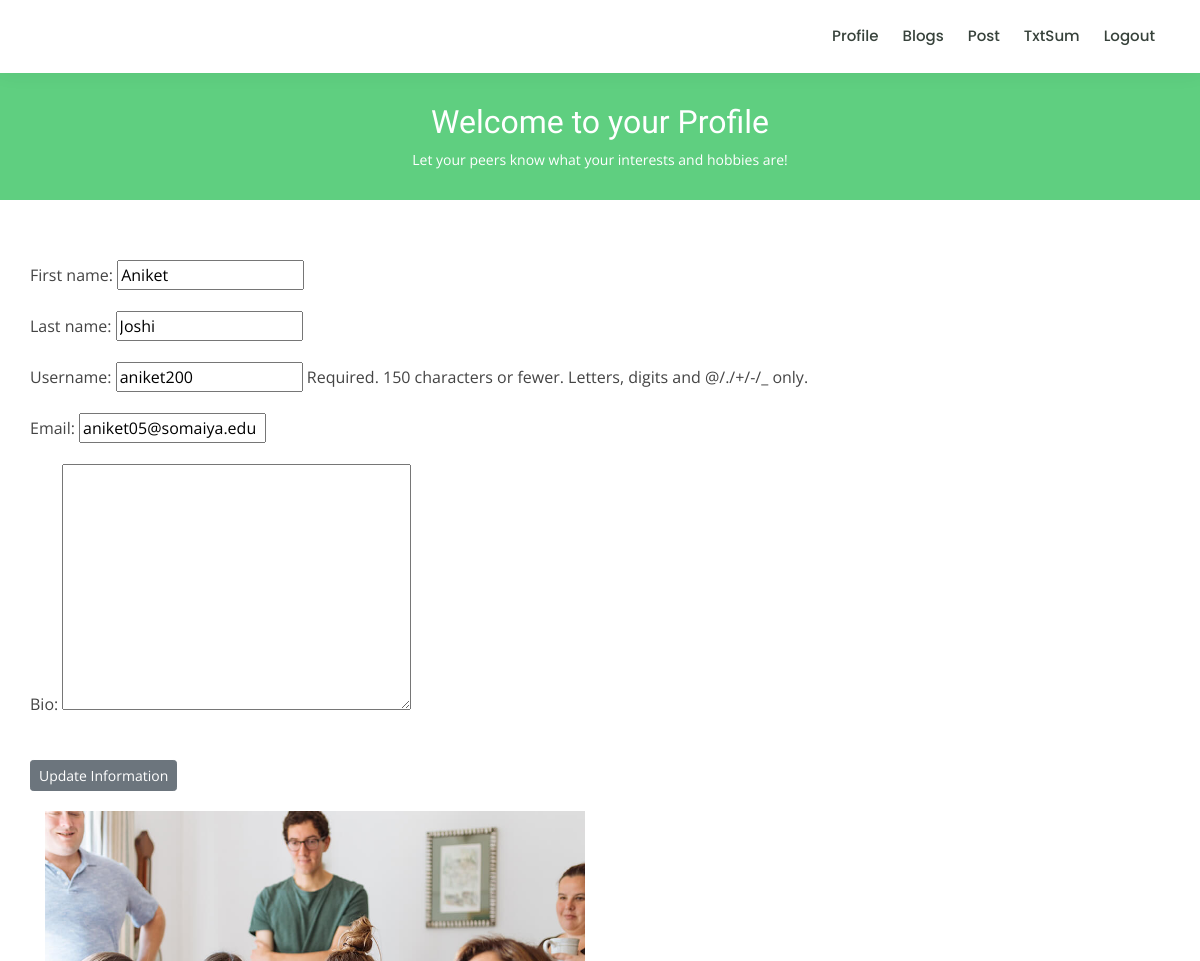
Before: /profile/ (signed in, upper part) with the older database file.
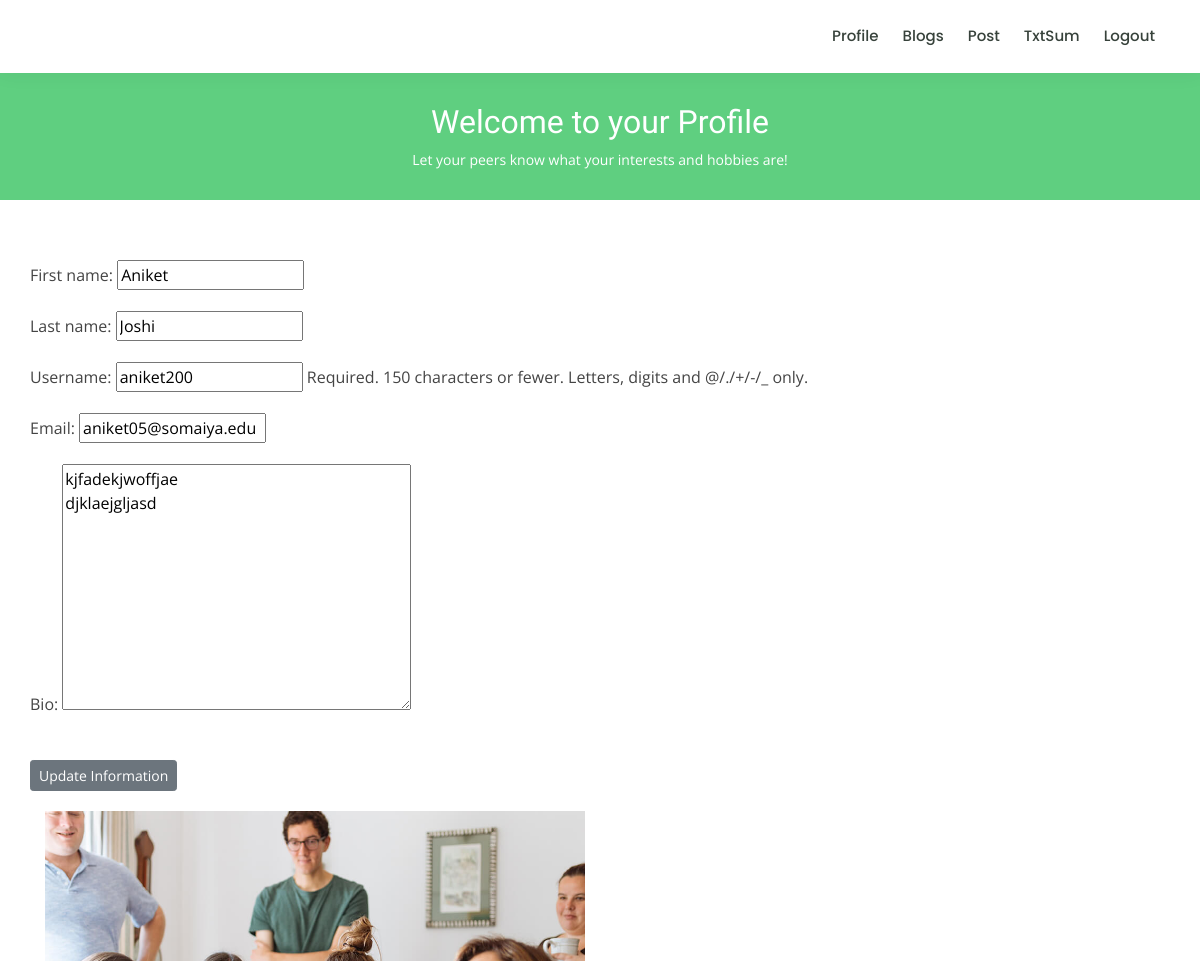
After: the same page with the newer database file.
### users/models.py (models this page shows, shortened)
class Profile(models.Model):
    user= models.OneToOneField(User, on_delete=models.CASCADE)
    bio= models.TextField()

### quoraBlog/views.py (the view)
# urls.py: path('profile/',views.profile, name='profile'),
@login_required
def profile(request):
    if request.method =='POST':
        u_form=UserUpdateForm(request.POST, instance=request.user)
        p_form=ProfileUpdateForm(request.POST, instance=request.user.profile)
        if u_form.is_valid() and p_form.is_valid():
            u_form.save()
            p_form.save()
            messages.success(request, f'Your profile was updated successfully!')
            return HttpResponseRedirect(reverse('profile'))
    else:
        u_form=UserUpdateForm(instance=request.user)
        p_form=ProfileUpdateForm(instance=request.user.profile)
    context ={
        'u_form': u_form,
        'p_form': p_form
    }
    return render(request, 'profile.html',context)

### users/forms.py
class UserUpdateForm(forms.ModelForm):
    email = forms.EmailField()
    class Meta:
        model = User
        fields = ['first_name', 'last_name', 'username', 'email']

class ProfileUpdateForm(forms.ModelForm):
    class Meta:
        model= Profile
        fields =[
            'bio'
        ]

### quoraBlog/templates/profile.html (shortened to what this page needs)
{% load static %}
<!DOCTYPE html>
<html lang="en">
<head>
  <link href="{% static 'vendor/bootstrap/css/bootstrap.min.css' %}" rel="stylesheet">
  <link href="{% static 'vendor/icofont/icofont.min.css' %}" rel="stylesheet">
  <link href="{% static 'vendor/boxicons/css/boxicons.min.css' %}" rel="stylesheet">
  <link href="{% static 'vendor/owl.carousel/assets/owl.carousel.min.css' %}" rel="stylesheet">
  <link href="{% static 'vendor/animate.css/animate.min.css' %}" rel="stylesheet">
  <link href="{% static 'vendor/aos/aos.css' %}" rel="stylesheet">
  <link href="{% static 'vendor/remixicon/remixicon.css' %}" rel="stylesheet">
  <link rel="stylesheet" type="text/css" href="{% static 'css/profile.css' %}">
</head>
<body>
  <header id="header" class="fixed-top">
    <div class="container d-flex align-items-center">
      <nav class="nav-menu d-none d-lg-block">
        <ul>
          <li><a href="{% url 'profile' %}">Profile</a></li>
            <li><a href="{% url 'blogs' %}">Blogs</a></li>
            <li><a href="{% url 'post-create' %}">Post</a></li>
            <li ><a href="{% url 'txt_sum' %}">TxtSum</a></li>
            <li><a href="{% url 'logout' %}">Logout</a></li>
        </ul>
      </nav>
    </div>
  </header>
  <main id="main">
    <div class="breadcrumbs" data-aos="fade-in">
      <div class="container">
        <h2>Welcome to your Profile</h2>
        <p>Let your peers know what your interests and hobbies are! </p>
      </div>
    </div>
    <section id="about" class="about">
      <div class="container" data-aos="fade-up">
        <div class="row">
          <div class="col-lg-6 order-1 order-lg-2" data-aos="fade-left" data-aos-delay="100">
            <img src="{% static 'img/about.jpg' %}" class="img-fluid" alt="">
          </div>
            {% block content %}
            <form method="POST" enctype="multipart/form-data">
              <fieldset class="form-group">
                {{ u_form.as_p }}
                {{ p_form.as_p }}
              </fieldset>
              <div class="form-group">
                <button class="btn btn-secondary btn-sm mt-1 mb-1" type="submit">Update Information</button>
              </div>
            </form>
            {% endblock content %}
          </div>
        </div>
    </section>
  </main>
</body>
</html>

Changed rows visible on the page:
now on this page (row edited): Profile: bio "kjfadekjwoffjae djklaejgljasd"
